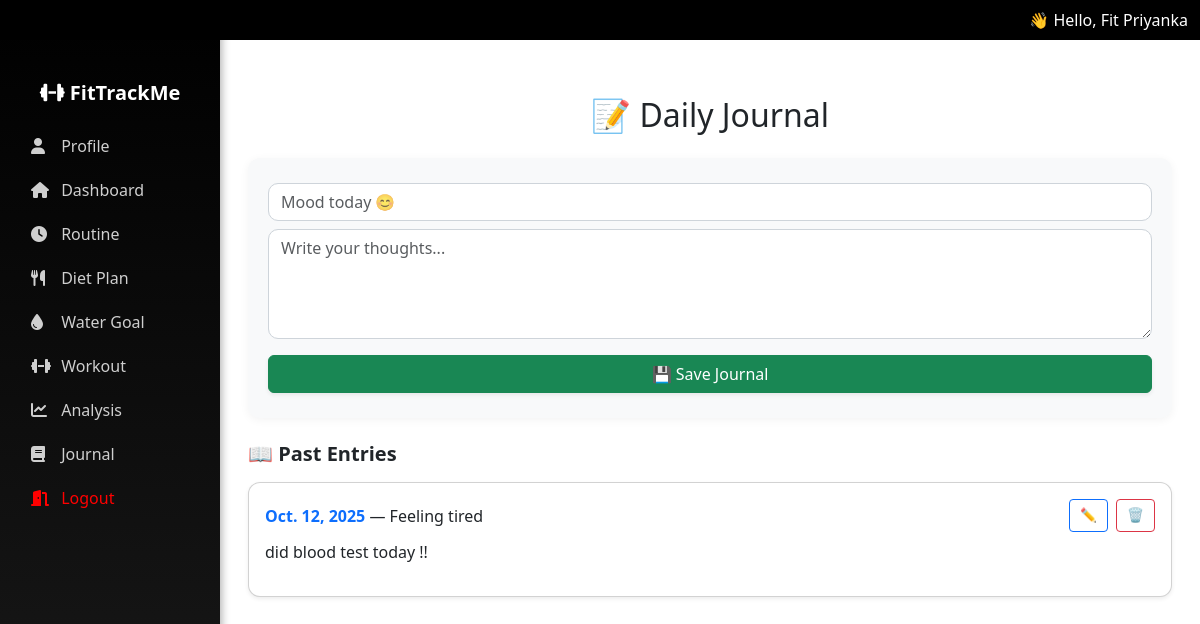
/fit/journal/ (signed in), run on the app's committed database.
### fit/models.py (models this page shows, shortened)
class UserProfile(models.Model):
    user = models.OneToOneField(User, on_delete=models.CASCADE)
    full_name = models.CharField(max_length=100, blank=True)
    age = models.PositiveIntegerField(null=True, blank=True)
    sex = models.CharField(max_length=10, choices=[('male', 'Male'), ('female', 'Female')], blank=True)
    height_cm = models.FloatField(null=True, blank=True)
    current_weight = models.FloatField(null=True, blank=True)

class DailyJournal(models.Model):
    user = models.ForeignKey(User, on_delete=models.CASCADE)
    date = models.DateField(default=timezone.now)
    mood = models.CharField(max_length=50, blank=True, null=True)
    note = models.TextField(blank=True, null=True)

### fit/views.py (the view, shortened to what this page needs)
# urls.py: path('journal/', views.journal_view, name='journal_view'),
@login_required
def journal_view(request):
    today = timezone.localdate()
    today_entry = DailyJournal.objects.filter(user=request.user, date=today).first()
    all_entries = DailyJournal.objects.filter(user=request.user).order_by("-date")
    return render(request, "journal.html", {
        "today_entry": today_entry,
        "all_entries": all_entries,
    })

### fit/context_processors.py (called while the page is built)
def user_profile(request):
    if request.user.is_authenticated:
        try:
            profile = UserProfile.objects.get(user=request.user)
            return {'user_full_name': profile.full_name}
        except UserProfile.DoesNotExist:
            return {'user_full_name': request.user.username}
    return {}

### fit/templatetags/custom_filters.py (called while the page is built)
@register.filter
def first_name(value):
    if not value:
        return ""
    parts = value.strip().split()
    if parts[0].lower().replace('.', '') in ['mr', 'mrs', 'ms', 'dr']:
        return parts[1] if len(parts) > 1 else parts[0]
    return parts[0]

### fit/templates/journal.html (shortened to what this page needs)
{% extends "base.html" %}
{% block content %}
<div class="container mt-4 mb-5">
  <h2 class="text-center mb-4">📝 Daily Journal</h2>
  <div class="journal-card mb-4">
    <form method="post" id="journalForm">
      <div class="input-group mb-2">
        <input type="text" name="mood" id="moodInput" class="form-control" placeholder="Mood today 😊">
      </div>
      <div class="position-relative mb-3">
        <textarea name="note" id="noteInput" class="form-control" rows="4" placeholder="Write your thoughts..."></textarea>
      </div>
      <button type="submit" class="btn btn-success w-100 shadow-sm">💾 Save Journal</button>
    </form>
  </div>
  <div class="entry-list">
    <h5 class="fw-bold mb-3">📖 Past Entries</h5>
    {% if all_entries %}
      {% for j in all_entries %}
        <div class="card shadow-sm">
          <div class="card-body">
            <div class="d-flex justify-content-between align-items-center mb-1">
              <div>
                <span class="entry-date">{{ j.date }}</span> —
                <span class="entry-mood">{{ j.mood|default:"N/A" }}</span>
              </div>
              <div class="d-flex gap-2 action-buttons">
                <button type="button" class="btn btn-outline-primary btn-sm edit-btn"
                        data-id="{{ j.id }}"
                        data-mood="{{ j.mood }}"
                        data-note="{{ j.note }}">
                  ✏️
                </button>
                <form method="post" action="{% url 'delete_journal' j.id %}" onsubmit="return confirm('Delete this entry?');">
                  <button type="submit" class="btn btn-outline-danger btn-sm">🗑️</button>
                </form>
              </div>
            </div>
            <p class="mt-2 mb-0">{{ j.note|linebreaks }}</p>
          </div>
        </div>
      {% endfor %}
    {% else %}
      <div class="no-entries">
        <p>🌤️ No journal entries yet.</p>
        <p>Start writing your thoughts today 🖋️</p>
      </div>
    {% endif %}
  </div>
</div>
{% endblock %}

### fit/templates/base.html (shortened to what this page needs)
{% load custom_filters %}
<!DOCTYPE html>
<html lang="en">
<head>
  <link href="https://cdn.jsdelivr.net/npm/bootstrap@5.3.0/dist/css/bootstrap.min.css" rel="stylesheet"/>
  <link rel="stylesheet" href="https://cdnjs.cloudflare.com/ajax/libs/font-awesome/6.4.0/css/all.min.css">
</head>
<body>
 {% if user.is_authenticated %}
<nav class="navbar navbar-expand-lg navbar-dark fixed-top" style="background-color: rgb(0 0 0) !important;">
  <div class="container-fluid">
    <div class="text-white ms-auto d-none d-lg-block">
    👋 Hello, Fit {{ user_full_name|first_name|default:request.user.username }}
    </div>
  </div>
</nav>
{% endif %}
{% if user.is_authenticated %}
<div class="sidebar collapse d-lg-block" id="sidebarMenu">
  <ul class="nav flex-column px-3">
    <li class="nav-item mb-3 text-center text-white fw-bold fs-5 mt-2">
      <i class="fa-solid fa-dumbbell"></i> FitTrackMe
    </li>
    <li class="nav-item"><a class="nav-link" href="{% url 'profile' %}"><i class="fa-solid fa-user"></i> Profile</a></li>
    <li class="nav-item"><a class="nav-link" href="{% url 'dashboard' %}"><i class="fa-solid fa-house"></i> Dashboard</a></li>
    <li class="nav-item"><a class="nav-link" href="{% url 'routine_setup' %}"><i class="fa-solid fa-clock"></i> Routine</a></li>
    <li class="nav-item"><a class="nav-link" href="{% url 'diet_setup' %}"><i class="fa-solid fa-utensils"></i> Diet Plan</a></li>
    <li class="nav-item"><a class="nav-link" href="{% url 'water_setup' %}"><i class="fa-solid fa-droplet"></i> Water Goal</a></li>
    <li class="nav-item"><a class="nav-link" href="{% url 'workout_setup' %}"><i class="fa-solid fa-dumbbell"></i> Workout</a></li>
    <li class="nav-item"><a class="nav-link" href="{% url 'analysis' %}"><i class="fa-solid fa-chart-line"></i> Analysis</a></li>
    <li class="nav-item"><a class="nav-link" href="{% url 'journal_view' %}"><i class="fa-solid fa-book"></i> Journal</a></li>
    <li class="nav-item">
      <form method="post" action="{% url 'logout' %}" style="margin: 0;">
        <button type="submit" class="nav-link logout-link w-100 text-start" style="color: red;">
          <i class="fa-solid fa-door-open" ></i> Logout
        </button>
      </form>
    </li>
  </ul>
</div>
{% endif %}
<div class="content">
  {% block content %}{% endblock %}
</div>
</body>
</html>

### fit/templates/base.html (style rules this page uses)
body { padding-top: 56px; }
.sidebar { height: 100vh; position: fixed; left: 0; top: 0; background: linear-gradient(180deg, #000000, #1a1a1a); width: 220px; padding-top: 70px; box-shadow: 2px 0 8px rgba(0, 0, 0, 0.3); }
.sidebar .nav-link { color: #cfcfcf; font-weight: 500; padding: 10px 15px; border-radius: 8px; transition: all 0.3s ease; }
.sidebar .nav-link i { margin-right: 8px; width: 18px; }
.content { margin-left: 220px; padding: 1rem; }

### fit/templates/journal.html (style rules this page uses)
.journal-card { background: #f8f9fa; border-radius: 12px; padding: 25px 20px; box-shadow: 0 2px 10px rgba(0,0,0,0.05); transition: all 0.3s ease; }
.form-control { border-radius: 10px; border: 1px solid #ced4da; }
.entry-list .card { border-radius: 12px; margin-bottom: 15px; transition: all 0.2s ease-in-out; }
.entry-date { font-weight: 600; color: #0d6efd; }
.entry-mood { font-size: 1rem; font-weight: 500; }
.action-buttons .btn { padding: 5px 10px; font-size: 0.85rem; }

### data on the page
UserProfile: full_name.username "Priyanka"
DailyJournal: date "Oct. 12, 2025", mood "Feeling tired", note "did blood test today !!"
